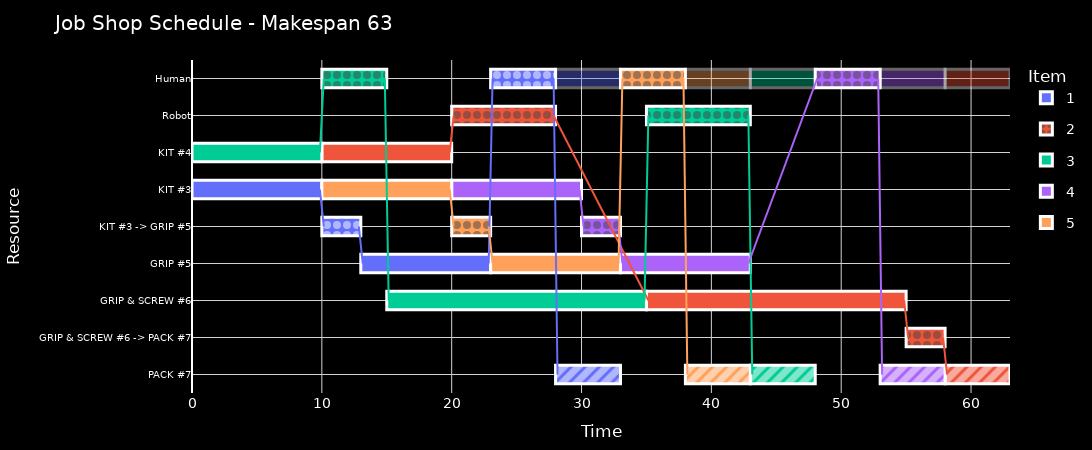

The cell this chart's notebook holds for it:
### Code cell
problem.make_gantt()

### Figure 1 — Plotly figure (JSON) as saved in the notebook; plotly's stock layout.template omitted (floating-point values rounded to 4 significant figures)
{"data": [{"alignmentgroup": "PACK #7", "base": [28], "hoverinfo": "text", "hovertext": ["Item 1 – P (Packaging) (machine occupied)<br>Start: 28 End: 33"], "legendgroup": "1", "marker": {"color": "#636EFA", "line": {"color": "white", "width": 3}, "pattern": {"fgcolor": "white", "shape": ["/"], "size": 10, "solidity": 0.7}}, "name": "1", "offsetgroup": "PACK #7", "orientation": "h", "showlegend": false, "width": 0.5, "x": [5], "y": ["PACK #7"], "type": "bar"}, {"alignmentgroup": "GRIP #5", "base": [13], "hoverinfo": "text", "hovertext": ["Item 1 – B1 (Assembly core)<br>Start: 13 End: 23"], "legendgroup": "1", "marker": {"color": "#636EFA", "line": {"color": "white", "width": 3}, "opacity": [1.0], "pattern": {"shape": [""], "size": 10, "solidity": 0.5}}, "name": "1", "offsetgroup": "GRIP #5", "orientation": "h", "showlegend": true, "width": 0.5, "x": [10], "y": ["GRIP #5"], "type": "bar"}, {"alignmentgroup": "KIT #3 -> GRIP #5", "base": [10], "hoverinfo": "text", "hovertext": ["Item 1 – Transport KB<br>Start: 10 End: 13"], "legendgroup": "1", "marker": {"color": "#636EFA", "line": {"color": "white", "width": 3}, "opacity": [1.0], "pattern": {"shape": ["."], "size": 10, "solidity": 0.5}}, "name": "1", "offsetgroup": "KIT #3 -> GRIP #5", "orientation": "h", "showlegend": false, "width": 0.5, "x": [3], "y": ["KIT #3 -> GRIP #5"], "type": "bar"}, {"alignmentgroup": "KIT #3", "base": [0], "hoverinfo": "text", "hovertext": ["Item 1 – K1 (Kitting)<br>Start: 0 End: 10"], "legendgroup": "1", "marker": {"color": "#636EFA", "line": {"color": "white", "width": 3}, "opacity": [1.0], "pattern": {"shape": [""], "size": 10, "solidity": 0.5}}, "name": "1", "offsetgroup": "KIT #3", "orientation": "h", "showlegend": false, "width": 0.5, "x": [10], "y": ["KIT #3"], "type": "bar"}, {"alignmentgroup": "Human", "base": [28, 23], "hoverinfo": "text", "hovertext": ["Item 1 – P (Packaging)<br>Start: 28 End: 33", "Item 1 – Transport BP<br>Start: 23 End: 28"], "legendgroup": "1", "marker": {"color": "#636EFA", "line": {"color": "white", "width": 3}, "opacity": [0.4, 1.0], "pattern": {"shape": ["", "."], "size": 10, "solidity": 0.5}}, "name": "1", "offsetgroup": "Human", "orientation": "h", "showlegend": false, "width": 0.5, "x": [5, 5], "y": ["Human", "Human"], "type": "bar"}, {"alignmentgroup": "PACK #7", "base": [58], "hoverinfo": "text", "hovertext": ["Item 2 – P (Packaging) (machine occupied)<br>Start: 58 End: 63"], "legendgroup": "2", "marker": {"color": "#EF553B", "line": {"color": "white", "width": 3}, "pattern": {"fgcolor": "white", "shape": ["/"], "size": 10, "solidity": 0.7}}, "name": "2", "offsetgroup": "PACK #7", "orientation": "h", "showlegend": false, "width": 0.5, "x": [5], "y": ["PACK #7"], "type": "bar"}, {"alignmentgroup": "GRIP & SCREW #6 -> PACK #7", "base": [55], "hoverinfo": "text", "hovertext": ["Item 2 – Transport BP<br>Start: 55 End: 58"], "legendgroup": "2", "marker": {"color": "#EF553B", "line": {"color": "white", "width": 3}, "opacity": [1.0], "pattern": {"shape": ["."], "size": 10, "solidity": 0.5}}, "name": "2", "offsetgroup": "GRIP & SCREW #6 -> PACK #7", "orientation": "h", "showlegend": true, "width": 0.5, "x": [3], "y": ["GRIP & SCREW #6 -> PACK #7"], "type": "bar"}, {"alignmentgroup": "GRIP & SCREW #6", "base": [35], "hoverinfo": "text", "hovertext": ["Item 2 – B1 (Assembly core)<br>Start: 35 End: 55"], "legendgroup": "2", "marker": {"color": "#EF553B", "line": {"color": "white", "width": 3}, "opacity": [1.0], "pattern": {"shape": [""], "size": 10, "solidity": 0.5}}, "name": "2", "offsetgroup": "GRIP & SCREW #6", "orientation": "h", "showlegend": false, "width": 0.5, "x": [20], "y": ["GRIP & SCREW #6"], "type": "bar"}, {"alignmentgroup": "KIT #4", "base": [10], "hoverinfo": "text", "hovertext": ["Item 2 – K1 (Kitting)<br>Start: 10 End: 20"], "legendgroup": "2", "marker": {"color": "#EF553B", "line": {"color": "white", "width": 3}, "opacity": [1.0], "pattern": {"shape": [""], "size": 10, "solidity": 0.5}}, "name": "2", "offsetgroup": "KIT #4", "orientation": "h", "showlegend": false, "width": 0.5, "x": [10], "y": ["KIT #4"], "type": "bar"}, {"alignmentgroup": "Robot", "base": [20], "hoverinfo": "text", "hovertext": ["Item 2 – Transport KB<br>Start: 20 End: 28"], "legendgroup": "2", "marker": {"color": "#EF553B", "line": {"color": "white", "width": 3}, "opacity": [1.0], "pattern": {"shape": ["."], "size": 10, "solidity": 0.5}}, "name": "2", "offsetgroup": "Robot", "orientation": "h", "showlegend": false, "width": 0.5, "x": [8], "y": ["Robot"], "type": "bar"}, {"alignmentgroup": "Human", "base": [58], "hoverinfo": "text", "hovertext": ["Item 2 – P (Packaging)<br>Start: 58 End: 63"], "legendgroup": "2", "marker": {"color": "#EF553B", "line": {"color": "white", "width": 3}, "opacity": [0.4], "pattern": {"shape": [""], "size": 10, "solidity": 0.5}}, "name": "2", "offsetgroup": "Human", "orientation": "h", "showlegend": false, "width": 0.5, "x": [5], "y": ["Human"], "type": "bar"}, {"alignmentgroup": "PACK #7", "base": [43], "hoverinfo": "text", "hovertext": ["Item 3 – P (Packaging) (machine occupied)<br>Start: 43 End: 48"], "legendgroup": "3", "marker": {"color": "#00CC96", "line": {"color": "white", "width": 3}, "pattern": {"fgcolor": "white", "shape": ["/"], "size": 10, "solidity": 0.7}}, "name": "3", "offsetgroup": "PACK #7", "orientation": "h", "showlegend": false, "width": 0.5, "x": [5], "y": ["PACK #7"], "type": "bar"}, {"alignmentgroup": "GRIP & SCREW #6", "base": [15], "hoverinfo": "text", "hovertext": ["Item 3 – B1 (Assembly core)<br>Start: 15 End: 35"], "legendgroup": "3", "marker": {"color": "#00CC96", "line": {"color": "white", "width": 3}, "opacity": [1.0], "pattern": {"shape": [""], "size": 10, "solidity": 0.5}}, "name": "3", "offsetgroup": "GRIP & SCREW #6", "orientation": "h", "showlegend": true, "width": 0.5, "x": [20], "y": ["GRIP & SCREW #6"], "type": "bar"}, {"alignmentgroup": "KIT #4", "base": [0], "hoverinfo": "text", "hovertext": ["Item 3 – K1 (Kitting)<br>Start: 0 End: 10"], "legendgroup": "3", "marker": {"color": "#00CC96", "line": {"color": "white", "width": 3}, "opacity": [1.0], "pattern": {"shape": [""], "size": 10, "solidity": 0.5}}, "name": "3", "offsetgroup": "KIT #4", "orientation": "h", "showlegend": false, "width": 0.5, "x": [10], "y": ["KIT #4"], "type": "bar"}, {"alignmentgroup": "Robot", "base": [35], "hoverinfo": "text", "hovertext": ["Item 3 – Transport BP<br>Start: 35 End: 43"], "legendgroup": "3", "marker": {"color": "#00CC96", "line": {"color": "white", "width": 3}, "opacity": [1.0], "pattern": {"shape": ["."], "size": 10, "solidity": 0.5}}, "name": "3", "offsetgroup": "Robot", "orientation": "h", "showlegend": false, "width": 0.5, "x": [8], "y": ["Robot"], "type": "bar"}, {"alignmentgroup": "Human", "base": [43, 10], "hoverinfo": "text", "hovertext": ["Item 3 – P (Packaging)<br>Start: 43 End: 48", "Item 3 – Transport KB<br>Start: 10 End: 15"], "legendgroup": "3", "marker": {"color": "#00CC96", "line": {"color": "white", "width": 3}, "opacity": [0.4, 1.0], "pattern": {"shape": ["", "."], "size": 10, "solidity": 0.5}}, "name": "3", "offsetgroup": "Human", "orientation": "h", "showlegend": false, "width": 0.5, "x": [5, 5], "y": ["Human", "Human"], "type": "bar"}, {"alignmentgroup": "PACK #7", "base": [53], "hoverinfo": "text", "hovertext": ["Item 4 – P (Packaging) (machine occupied)<br>Start: 53 End: 58"], "legendgroup": "4", "marker": {"color": "#AB63FA", "line": {"color": "white", "width": 3}, "pattern": {"fgcolor": "white", "shape": ["/"], "size": 10, "solidity": 0.7}}, "name": "4", "offsetgroup": "PACK #7", "orientation": "h", "showlegend": false, "width": 0.5, "x": [5], "y": ["PACK #7"], "type": "bar"}, {"alignmentgroup": "GRIP #5", "base": [33], "hoverinfo": "text", "hovertext": ["Item 4 – B1 (Assembly core)<br>Start: 33 End: 43"], "legendgroup": "4", "marker": {"color": "#AB63FA", "line": {"color": "white", "width": 3}, "opacity": [1.0], "pattern": {"shape": [""], "size": 10, "solidity": 0.5}}, "name": "4", "offsetgroup": "GRIP #5", "orientation": "h", "showlegend": true, "width": 0.5, "x": [10], "y": ["GRIP #5"], "type": "bar"}, {"alignmentgroup": "KIT #3 -> GRIP #5", "base": [30], "hoverinfo": "text", "hovertext": ["Item 4 – Transport KB<br>Start: 30 End: 33"], "legendgroup": "4", "marker": {"color": "#AB63FA", "line": {"color": "white", "width": 3}, "opacity": [1.0], "pattern": {"shape": ["."], "size": 10, "solidity": 0.5}}, "name": "4", "offsetgroup": "KIT #3 -> GRIP #5", "orientation": "h", "showlegend": false, "width": 0.5, "x": [3], "y": ["KIT #3 -> GRIP #5"], "type": "bar"}, {"alignmentgroup": "KIT #3", "base": [20], "hoverinfo": "text", "hovertext": ["Item 4 – K1 (Kitting)<br>Start: 20 End: 30"], "legendgroup": "4", "marker": {"color": "#AB63FA", "line": {"color": "white", "width": 3}, "opacity": [1.0], "pattern": {"shape": [""], "size": 10, "solidity": 0.5}}, "name": "4", "offsetgroup": "KIT #3", "orientation": "h", "showlegend": false, "width": 0.5, "x": [10], "y": ["KIT #3"], "type": "bar"}, {"alignmentgroup": "Human", "base": [53, 48], "hoverinfo": "text", "hovertext": ["Item 4 – P (Packaging)<br>Start: 53 End: 58", "Item 4 – Transport BP<br>Start: 48 End: 53"], "legendgroup": "4", "marker": {"color": "#AB63FA", "line": {"color": "white", "width": 3}, "opacity": [0.4, 1.0], "pattern": {"shape": ["", "."], "size": 10, "solidity": 0.5}}, "name": "4", "offsetgroup": "Human", "orientation": "h", "showlegend": false, "width": 0.5, "x": [5, 5], "y": ["Human", "Human"], "type": "bar"}, {"alignmentgroup": "PACK #7", "base": [38], "hoverinfo": "text", "hovertext": ["Item 5 – P (Packaging) (machine occupied)<br>Start: 38 End: 43"], "legendgroup": "5", "marker": {"color": "#FFA15A", "line": {"color": "white", "width": 3}, "pattern": {"fgcolor": "white", "shape": ["/"], "size": 10, "solidity": 0.7}}, "name": "5", "offsetgroup": "PACK #7", "orientation": "h", "showlegend": false, "width": 0.5, "x": [5], "y": ["PACK #7"], "type": "bar"}, {"alignmentgroup": "GRIP #5", "base": [23], "hoverinfo": "text", "hovertext": ["Item 5 – B1 (Assembly core)<br>Start: 23 End: 33"], "legendgroup": "5", "marker": {"color": "#FFA15A", "line": {"color": "white", "width": 3}, "opacity": [1.0], "pattern": {"shape": [""], "size": 10, "solidity": 0.5}}, "name": "5", "offsetgroup": "GRIP #5", "orientation": "h", "showlegend": true, "width": 0.5, "x": [10], "y": ["GRIP #5"], "type": "bar"}, {"alignmentgroup": "KIT #3 -> GRIP #5", "base": [20], "hoverinfo": "text", "hovertext": ["Item 5 – Transport KB<br>Start: 20 End: 23"], "legendgroup": "5", "marker": {"color": "#FFA15A", "line": {"color": "white", "width": 3}, "opacity": [1.0], "pattern": {"shape": ["."], "size": 10, "solidity": 0.5}}, "name": "5", "offsetgroup": "KIT #3 -> GRIP #5", "orientation": "h", "showlegend": false, "width": 0.5, "x": [3], "y": ["KIT #3 -> GRIP #5"], "type": "bar"}, {"alignmentgroup": "KIT #3", "base": [10], "hoverinfo": "text", "hovertext": ["Item 5 – K1 (Kitting)<br>Start: 10 End: 20"], "legendgroup": "5", "marker": {"color": "#FFA15A", "line": {"color": "white", "width": 3}, "opacity": [1.0], "pattern": {"shape": [""], "size": 10, "solidity": 0.5}}, "name": "5", "offsetgroup": "KIT #3", "orientation": "h", "showlegend": false, "width": 0.5, "x": [10], "y": ["KIT #3"], "type": "bar"}, {"alignmentgroup": "Human", "base": [38, 33], "hoverinfo": "text", "hovertext": ["Item 5 – P (Packaging)<br>Start: 38 End: 43", "Item 5 – Transport BP<br>Start: 33 End: 38"], "legendgroup": "5", "marker": {"color": "#FFA15A", "line": {"color": "white", "width": 3}, "opacity": [0.4, 1.0], "pattern": {"shape": ["", "."], "size": 10, "solidity": 0.5}}, "name": "5", "offsetgroup": "Human", "orientation": "h", "showlegend": false, "width": 0.5, "x": [5, 5], "y": ["Human", "Human"], "type": "bar"}, {"hoverinfo": "skip", "legendgroup": "1", "line": {"color": "#636EFA", "width": 2}, "mode": "lines", "name": "1 flow", "showlegend": false, "x": [9.85, 10.15, null, 12.85, 13.15, null, 22.85, 23.15, null, 27.85, 28.15, null], "y": ["KIT #3", "KIT #3 -> GRIP #5", null, "KIT #3 -> GRIP #5", "GRIP #5", null, "GRIP #5", "Human", null, "Human", "PACK #7", null], "type": "scatter"}, {"hoverinfo": "skip", "legendgroup": "2", "line": {"color": "#EF553B", "width": 2}, "mode": "lines", "name": "2 flow", "showlegend": false, "x": [19.85, 20.15, null, 27.85, 35.15, null, 54.85, 55.15, null, 57.85, 58.15, null], "y": ["KIT #4", "Robot", null, "Robot", "GRIP & SCREW #6", null, "GRIP & SCREW #6", "GRIP & SCREW #6 -> PACK #7", null, "GRIP & SCREW #6 -> PACK #7", "PACK #7", null], "type": "scatter"}, {"hoverinfo": "skip", "legendgroup": "3", "line": {"color": "#00CC96", "width": 2}, "mode": "lines", "name": "3 flow", "showlegend": false, "x": [9.85, 10.15, null, 14.85, 15.15, null, 34.85, 35.15, null, 42.85, 43.15, null], "y": ["KIT #4", "Human", null, "Human", "GRIP & SCREW #6", null, "GRIP & SCREW #6", "Robot", null, "Robot", "PACK #7", null], "type": "scatter"}, {"hoverinfo": "skip", "legendgroup": "4", "line": {"color": "#AB63FA", "width": 2}, "mode": "lines", "name": "4 flow", "showlegend": false, "x": [29.85, 30.15, null, 32.85, 33.15, null, 42.85, 48.15, null, 52.85, 53.15, null], "y": ["KIT #3", "KIT #3 -> GRIP #5", null, "KIT #3 -> GRIP #5", "GRIP #5", null, "GRIP #5", "Human", null, "Human", "PACK #7", null], "type": "scatter"}, {"hoverinfo": "skip", "legendgroup": "5", "line": {"color": "#FFA15A", "width": 2}, "mode": "lines", "name": "5 flow", "showlegend": false, "x": [19.85, 20.15, null, 22.85, 23.15, null, 32.85, 33.15, null, 37.85, 38.15, null], "y": ["KIT #3", "KIT #3 -> GRIP #5", null, "KIT #3 -> GRIP #5", "GRIP #5", null, "GRIP #5", "Human", null, "Human", "PACK #7", null], "type": "scatter"}], "layout": {"font": {"color": "white", "family": "DejaVu Sans, Arial, Liberation Sans, sans-serif", "size": 14}, "title": {"text": "Job Shop Schedule - Makespan 63", "font": {"color": "white"}}, "legend": {"title": {"font": {"color": "white"}, "text": "Item"}, "groupclick": "togglegroup"}, "margin": {"l": 80, "r": 40, "t": 60, "b": 50}, "xaxis": {"showgrid": true, "gridcolor": "lightgray", "title": {"text": "Time"}, "color": "white", "range": [0, 63]}, "yaxis": {"tickfont": {"size": 10}, "showgrid": true, "gridcolor": "lightgray", "title": {"text": "Resource"}, "color": "white", "categoryorder": "array", "categoryarray": ["PACK #7", "GRIP & SCREW #6 -> PACK #7", "GRIP & SCREW #6", "GRIP #5", "KIT #3 -> GRIP #5", "KIT #3", "KIT #4", "Robot", "Human"]}, "width": 1305, "height": 450, "autosize": false, "plot_bgcolor": "black", "paper_bgcolor": "black", "barmode": "overlay", "bargap": 0.05, "bargroupgap": 0.0}}
